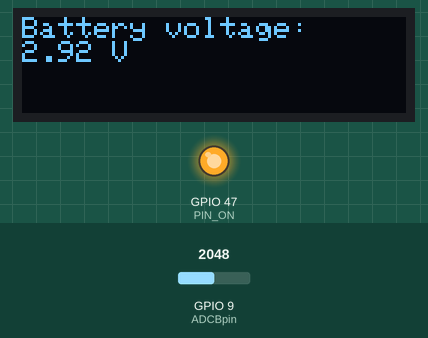
Recording of a sketch running on a simulated ESP32-S3. Shown: 128×32 one-colour display, output pins drawn as LEDs (lit = HIGH). The inputs (shaded band) are chosen by the test bench; at power-on: GPIO 9 (ADCBpin) = 2048. The display library's start-up logo is not drawn; what the sketch prints to the serial monitor is not drawn.

Above: at 2.2 s.
2.3 s: GPIO 9 (ADCBpin) set to 2104
At 3.8 s:
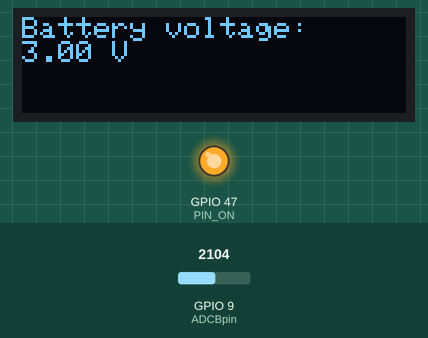
4.1 s: GPIO 9 (ADCBpin) set to 2866
At 5.3 s:
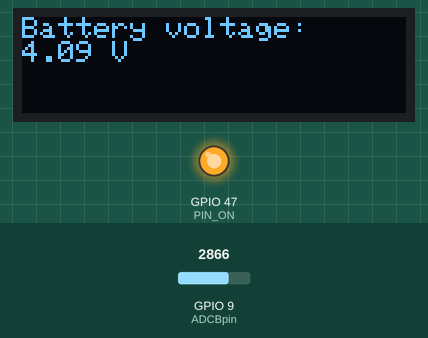
5.6 s: GPIO 9 (ADCBpin) set to 3603
At 6.8 s:
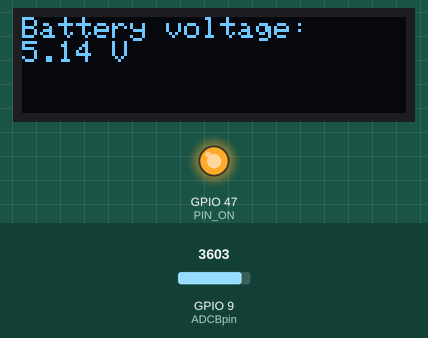
Timing chart, 0 to 8.6 s (numbered marks = the images above; inputs shaded):
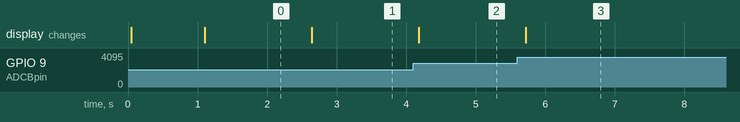

The sketch:

ESP32-S3_ADC_OLED.ino
```cpp
/*
* This example code is used for LaskaKit ESP32-S3-DevKit board  https://www.laskakit.cz/laskakit-esp32-s3-devkit/
*
* ESP32-S3-DevKit board reads voltage of Battery
* and sends every 0.5 seconds through UART and LaskaKit 0.91" SSD1306 (SSD1315) OLED i2c display
*
* Made by (c) laskakit.cz 2025
*
* Board: ESP32-S3 Dev Module
*/

#include <SPI.h>
#include <Wire.h>
#include <Adafruit_GFX.h>     // https://github.com/adafruit/Adafruit-GFX-Library
#include <Adafruit_SSD1306.h>

//For LaskaKit ESP32-S3 DEVKit
#define ADCBpin 9
#define bDeviderRatio 1.7693877551  // Voltage devider ratio on ADC pin 1MOhm + 1.3MOhm
#define PIN_ON 47
#define PIN_SCL 2
#define PIN_SDA 42

#define i2c_Address 0x3c

Adafruit_SSD1306 display(128, 32, &Wire, -1);

void setup() {
 Serial.begin(115200);
  pinMode(PIN_ON, OUTPUT);
  digitalWrite(PIN_ON, HIGH);
  delay(50); // Pause, wait to turn on
  Wire.begin(PIN_SDA, PIN_SCL);

  while(!Serial);    // time to get serial running

  // SSD1306_SWITCHCAPVCC = generate display voltage from 3.3V internally
  if(!display.begin(SSD1306_SWITCHCAPVCC, i2c_Address)) {
    Serial.println(F("SSD1306 allocation failed"));
    for(;;); // Don't proceed, loop forever
  }

  // Show initial display buffer contents on the screen --
  // the library initializes this with an Adafruit splash screen.
  display.display();
  delay(1000); // Pause for 1 second

  display.clearDisplay();
  display.setTextColor(SSD1306_WHITE);        // Draw white text
  display.setTextSize(1);
}

void loop() {

  float bat_voltage = analogReadMilliVolts(ADCBpin) * bDeviderRatio / 1000;
  Serial.print("Battery Voltage = " );
  Serial.print(bat_voltage);
  Serial.println("V");

  display.setCursor(0,0);
  display.println((String)"Battery voltage: ");
  display.print(bat_voltage);
  display.println((String)" V");
  display.display();
  delay(500);
  display.clearDisplay();
}
```

Measured:
- the behaviour switches between 2052 and 2053 on GPIO 9 (ADCBpin) (found by bisection; images 0 and 1)
- after the input at 2.3 s, the display: changes after 0.35 s (image 1)
- after the input at 4.1 s, the display: changes after 0.08 s (image 2)
- after the input at 5.6 s, the display: changes after 0.12 s (image 3)
